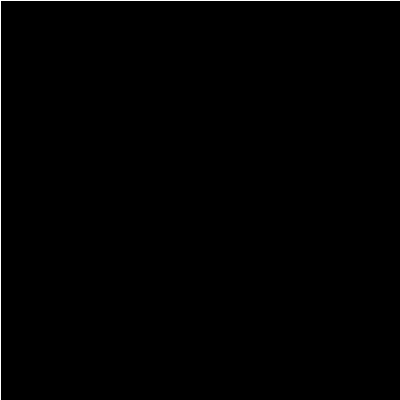
Frame 1 (no input)
Frame 60 (the mouse pressed at the canvas centre just before this capture): identical to frame 1, image omitted
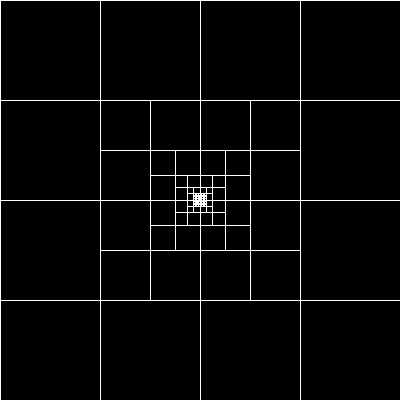
Frame 120 (the mouse held since frame 60 and released just before this capture)

The Processing sketch that drew these frames (run headless with seeded random() and noise(); from frame 60 on, the mouse is pressed at the canvas centre):

// Processing sketch: quad_tree
// ── quad_tree.pde
Quadtree qtree;
public void setup (){

size(400 ,400);
background(0);
  qtree = new Quadtree (new Rectangle (width/2 , height/2 , width/2 , height/2) , 4);
}

public void draw (){
  if(mousePressed){
    for (int i  = 0 ; i < 5 ; i++){
       qtree.insert(new Point ( mouseX +random(-5,5) , mouseY+random(-5,5)));
    }
  }
  qtree.show();

  
} 

// ── Point.pde
class Point{
 double x;
 double y ;
 
 public Point (double x , double y){
   this.x = x;
   this.y = y;
 }
 
 public double getX(){
   return this.x;
 }
  public double getY(){
   return this.y;
 }
  
}

// ── Quadtree.pde
import java.util.ArrayList;

class Quadtree {
    Rectangle boundry;
    int capacity; // max no. of points
    ArrayList <Point> points ;
    boolean divide = false;
    Quadtree northeast; 
      Quadtree northwest;
      Quadtree southeast;
      Quadtree southwest;
    
    public Quadtree (Rectangle rect , int cap){
      this.boundry = rect;
      this.capacity = cap;
      points = new ArrayList<Point>();
    }
    
    public boolean contains (Point p){
     return  p.x <= this.boundry.x+this.boundry.width &&
             p.x >= this.boundry.x-this.boundry.width &&
             p.y <= this.boundry.y+this.boundry.height &&
             p.y >= this.boundry.y-this.boundry.height ;
    }
    
    public boolean insert (Point p){
      if (!this.contains(p)) return false; //<>//
      if (this.points.size() < this.capacity ){
      this. points.add(p); 
      return true;
      }
      else {
        if (!this.divide) {
        subDivide();
        }
        if (this.northeast.insert(p)){
         return true; 
        }
        else if (this.northwest.insert(p)){
          return true;
        } 
        else if (this.southeast.insert(p)){
          return true;
        }
        else if(this.southwest.insert(p)){
          return true;
        } 
        else return false; //<>//
     }
    }
    public void  subDivide (){
      double x = this.boundry.x;
      double y = this.boundry.y;
      double w = this.boundry.width;
      double h = this.boundry.height;
       this.northeast = new Quadtree(new Rectangle (x+w/2 , y-h/2 , w/2 , h/2),capacity);
      this.northwest = new Quadtree(new Rectangle (x-w/2 , y-h/2 , w/2 , h/2),capacity);
      this.southeast = new Quadtree(new Rectangle (x+w/2 , y+h/2 , w/2 , h/2),capacity);
      this.southwest = new Quadtree(new Rectangle (x-w/2 , y+h/2 , w/2 , h/2),capacity);
      this.divide = true;  
  }
  public void show (){
  stroke(255);
  strokeWeight(1);
  noFill();
  rectMode(CENTER);
  rect ((float)this.boundry.x , (float)this.boundry.y , (float)this.boundry.width *2 , (float)this.boundry.height*2);
  if (this.divide){
   this.northeast.show();
   this.northwest.show();
   this.southeast.show();
   this.southwest.show();
  }
  /* (for showing points)
  for (Point p:points){
    strokeWeight(4);
    point(p.x , p.y);
  }
  */
    
  }
    
    
    
  }

// ── Rectangle.pde
class Rectangle {
 double x;
 double y;
 double height ; 
 double width;
 
 public Rectangle (double x , double y , double width , double height){
   this.x = x;
   this.y = y;
   this.width = width;
   this.height = height;
 }
 
}
